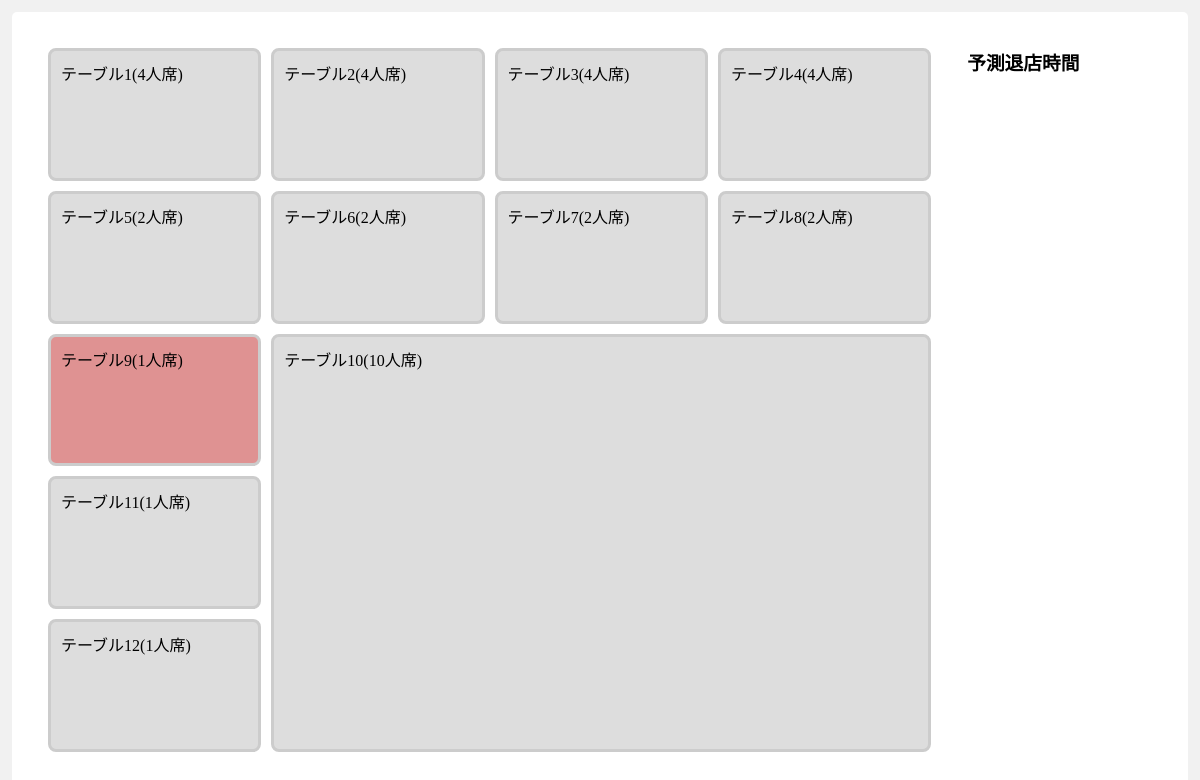
The page /table/table/ on the database as committed earlier.
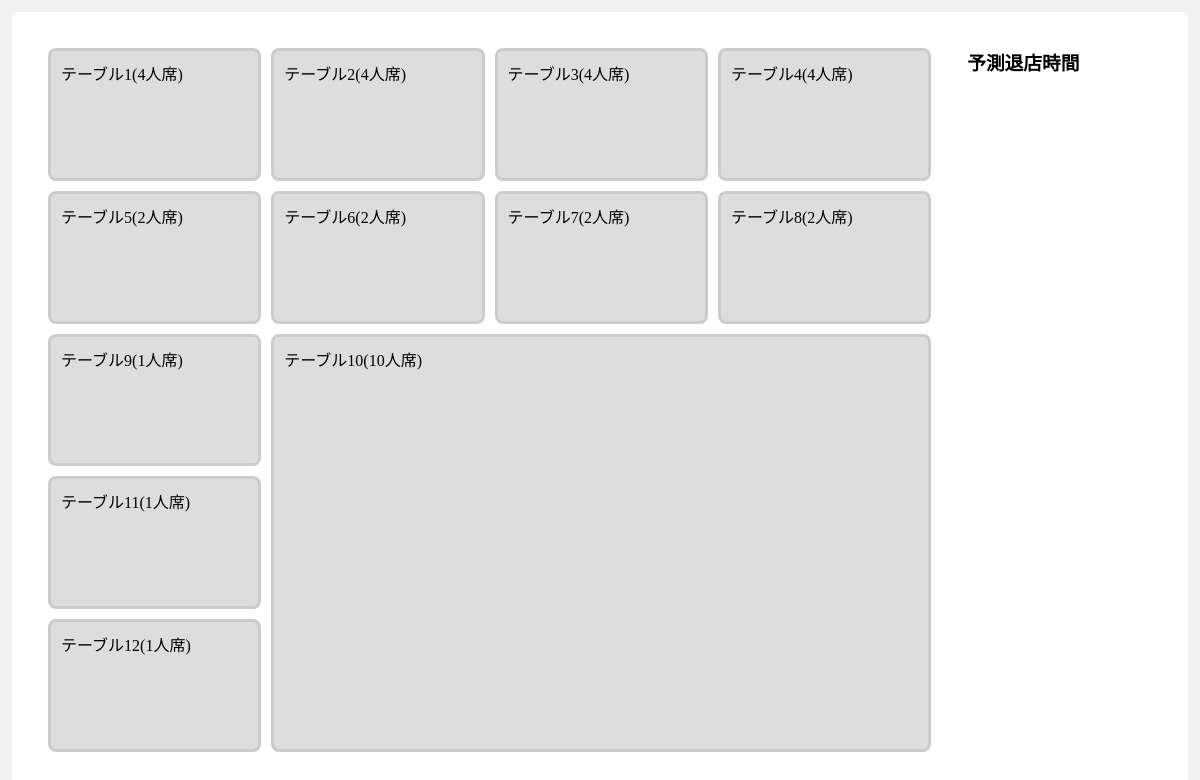
The same page on the database as committed later.
### table/models.py (models this page shows, shortened)
class Table(models.Model):
    id = models.AutoField(primary_key=True)
    max_seats = models.IntegerField(
        max_length=2,
        unique=False,
        verbose_name=_("max_seats")
        )
    status = models.CharField(
        max_length=50,
        unique=False,
        verbose_name=_("status")
        )
    class Meta:
        db_table = 'table'

### table/views.py (the view)
# urls.py: path('table/', TableView.as_view(), name="table"),
class TableView(TemplateView):
    template_name = 'table/layout.html'
    def get_context_data(self, **kwargs):
        context = super().get_context_data(**kwargs)
        context['tables'] = Table.objects.all()
        context['users'] = Customer.objects.all().filter(check_out_time__isnull=True)
        return context

### templates/table/layout.html (shortened to what this page needs)
{% extends "base.html" %}
{% load static %}
{% block content %}
<div class="layout-wrap">
    <div class="layout-container">
        <div class="container">
                {% for table in tables %}
                    <div class="item {% if table.status == 'x' %}fill{% endif %} {% if table.id == 10 %}box-big{% endif %}" data-table-id="{{ table.id }}">
                        テーブル{{ table.id }}({{ table.max_seats }}人席)
                    </div>
                {% endfor %}
        </div>
        <div class="predict-container">
            <h3>予測退店時間</h3>
        </div>
    </div>
</div>
{% endblock  %}

### templates/base.html (shortened to what this page needs)
{% load static %}
<!DOCTYPE html>
<html lang="ja">
<head>
    <link rel="stylesheet" href="{% static "css/style.css" %}">
</head>
<body>
    {% block content %}{% endblock  %}
</body>
</html>

### static/css/style.css (style rules this page uses)
* { padding: 0; margin: 0; }
body { background-color: #f1f1f1; }
.item { background: #ddd; padding: 10px; border-radius: 8px; border: 3px solid #ccc; }
.layout-wrap { width: 100%; height: 100%; }
.layout-container { display: flex; height: 100vh; }
.container { display: grid; gap: 10px; grid-template-columns: 1fr 1fr 1fr 1fr; width: 80%; margin: 1% 0 1% 1%; padding: 3%; background-color: #fff; border-radius: 5px 0 0 5px; }
.box-big { grid-column: 2 / 5; grid-row: 3 / 6; }
.predict-container { width: 20%; margin: 1% 1% 1% 0; padding: 3% 0 0 0%; background-color: #fff; border-radius: 0 5px 5px 0; }
.predict-container h3 { padding-bottom: 3%; }

Rows that differ between the two databases and show on the page:
changed Table id 9: status "x" → "o" (drawn)
